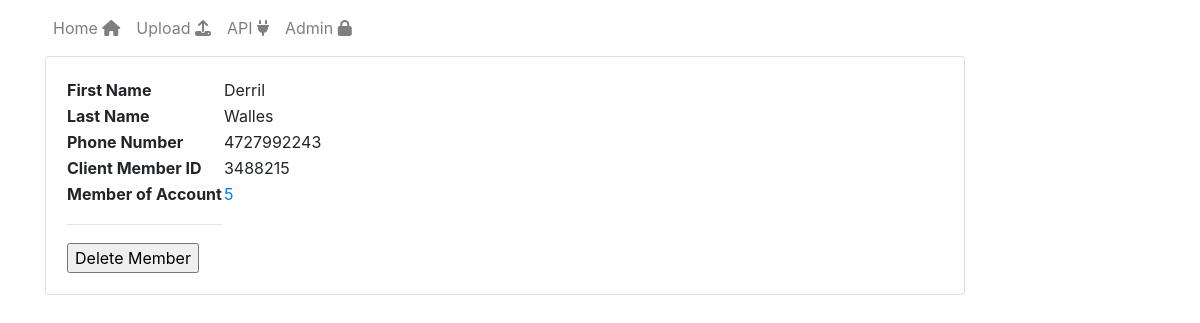
Screenshot of /3/ with the database file from the repository.
### Members/models.py (models this page shows, shortened)
class Member(models.Model):
    first_name=models.CharField(max_length=100)
    last_name=models.CharField(max_length=100)
    phone_number=models.IntegerField()
    client_member_id=models.IntegerField()

class Account(models.Model):
    member=models.ForeignKey(Member, on_delete=models.CASCADE)
    account_id = models.IntegerField()
    class Meta:
        constraints = [
                    models.UniqueConstraint(name='account_member_uq', fields=['account_id', 'member'])
        ]

### Members/views.py (the view)
# urls.py: path('<int:id>/', views.details, name='detail'),
def details(request, id):
    try:
        member=Member.objects.get(pk=id)
        accounts = Account.objects.filter(member = member)
    except Member.DoesNotExist:
        raise Http404("Member Not Available")
    return render(request, 'Members/detail.html', {'member': member, 'accounts': accounts})

### Members/templates/Members/detail.html (shortened to what this page needs)
{% extends 'base.html' %}
{% block content %}
    <table>
        <tbody>
        <tr>
            <th>First Name</th>
            <td>{{member.first_name}}</td>
        </tr>
        <tr>
            <th> Last Name</th>
            <td> {{member.last_name}}</td>
        </tr>
        <tr>
            <th> Phone Number</th>
            <td> {{member.phone_number}} </td>
        </tr>
        <tr>
            <th> Client Member ID </th>
            <td> {{member.client_member_id}} </td>
        </tr>
        <tr>
            <th>Member of Account</th>
            <td>
                <ul class="no-bullets">
                  {% for ac in accounts %}
                  <li ><a href="/?account_id={{ac.account_id}}">{{ac.account_id}}</a></li>
                  {% endfor %}
                </ul>
            </td>
        </tr>
        <tr><th><hr></th></tr>
        <tr>
            <th>
                <form action="/delete/{{member.id}}/" method="post">
                    <input class="danger" type="submit" value="Delete Member">
                </form>
            </th>
            <td> </td>
        </tr>
        </tbody>
    </table>
{% endblock %}

### Members/static/css/app.css (style rules this page uses)
body { background-color: gray-light; }
ul.no-bullets { list-style-type: none; padding: 0; margin: 0; }

### rows the page displays
Member: first_name "Derril", last_name "Walles", phone_number "4727992243", client_member_id "3488215"
Account: account_id "5"
